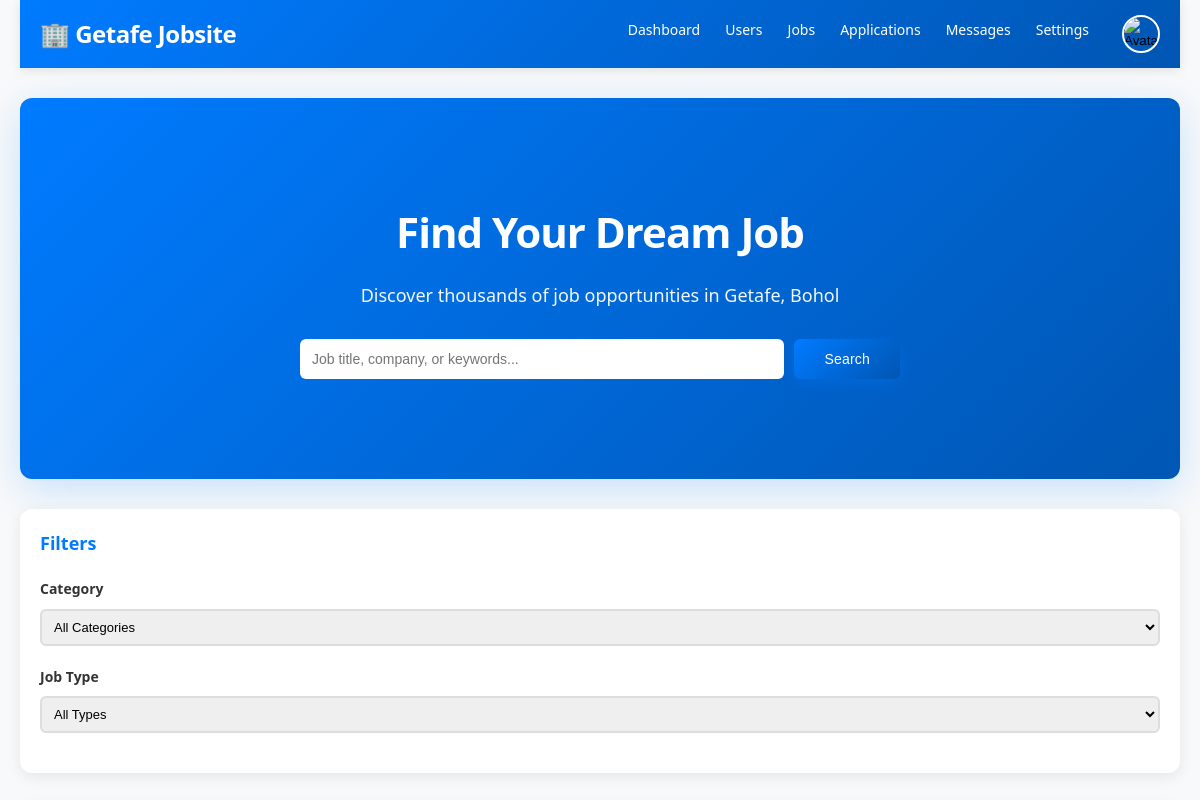
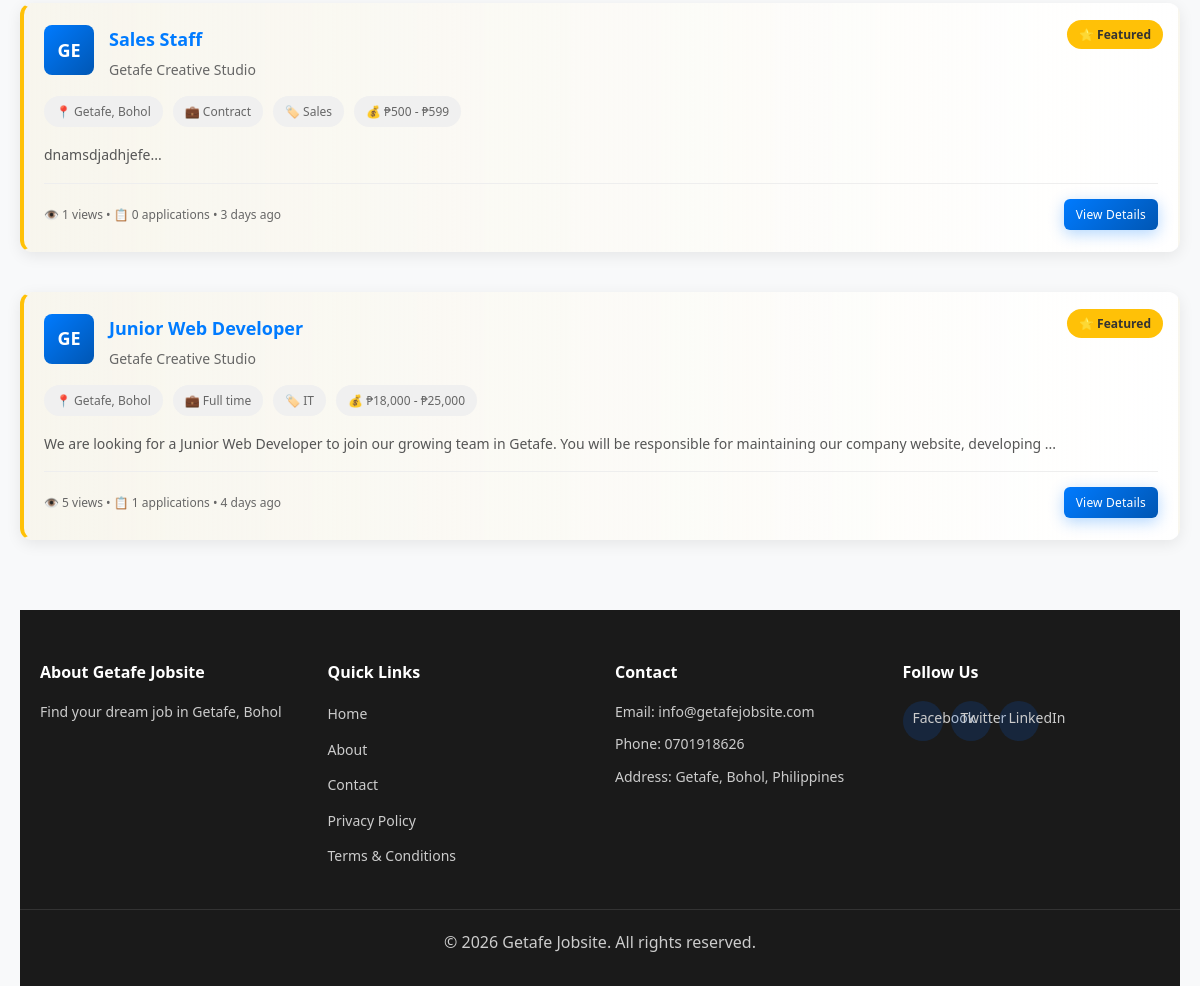
The app's page /public/home.php (signed in), older data (2 pictures, top to bottom).
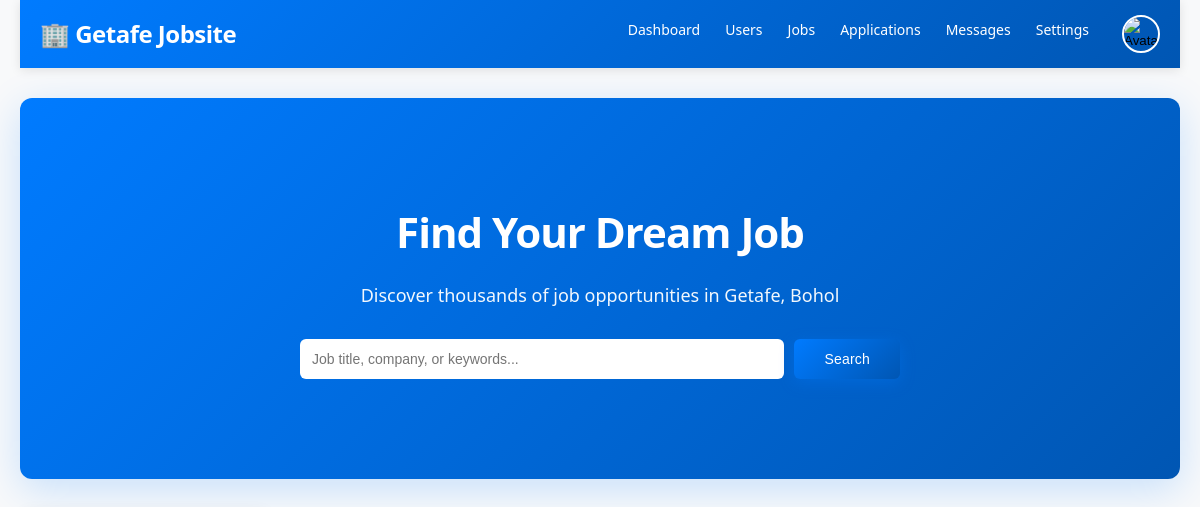
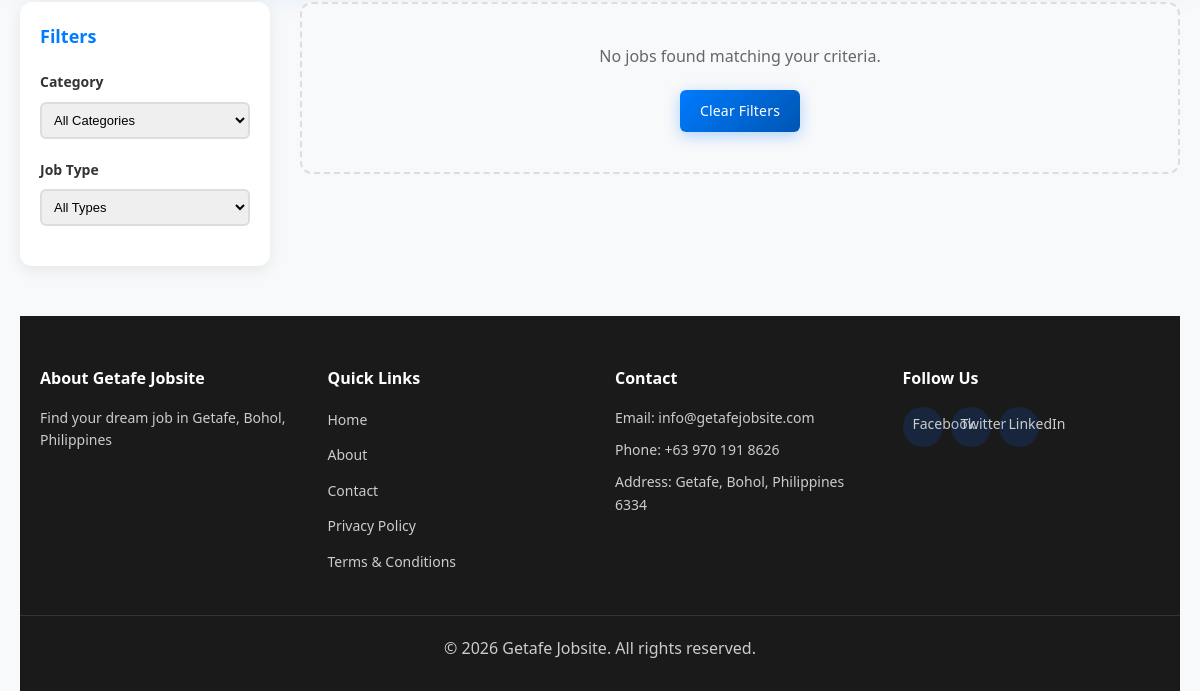
The same page, newer data (2 pictures, top to bottom).
### tables this page shows
CREATE TABLE `settings` (
  `id` int(11) NOT NULL AUTO_INCREMENT,
  `setting_key` varchar(100) DEFAULT NULL,
  `setting_value` longtext DEFAULT NULL,
  `created_at` timestamp NOT NULL DEFAULT current_timestamp(),
  `updated_at` timestamp NOT NULL DEFAULT current_timestamp() ON UPDATE current_timestamp(),
  PRIMARY KEY (`id`),
  UNIQUE KEY `setting_key` (`setting_key`)
);

CREATE TABLE `jobs` (
  `id` int(11) NOT NULL AUTO_INCREMENT,
  `title` varchar(255) NOT NULL,
  `description` longtext NOT NULL,
  `category` varchar(100) NOT NULL,
  `company` varchar(255) NOT NULL,
  `location` varchar(255) DEFAULT 'Getafe, Bohol',
  `salary_min` int(11) DEFAULT NULL,
  `salary_max` int(11) DEFAULT NULL,
  `job_type` enum('full-time','part-time','contract','temporary','internship') NOT NULL,
  `experience_level` enum('entry','mid','senior','executive') DEFAULT 'mid',
  `requirements` longtext DEFAULT NULL,
  `benefits` longtext DEFAULT NULL,
  `posted_by` int(11) NOT NULL,
  `applications_count` int(11) DEFAULT 0,
  `views_count` int(11) DEFAULT 0,
  `is_active` tinyint(1) DEFAULT 1,
  `is_featured` tinyint(1) DEFAULT 0,
  `featured_until` datetime DEFAULT NULL,
  `created_at` timestamp NOT NULL DEFAULT current_timestamp(),
  `updated_at` timestamp NOT NULL DEFAULT current_timestamp() ON UPDATE current_timestamp(),
  `featured_paid` tinyint(1) DEFAULT 0,
  PRIMARY KEY (`id`),
  KEY `idx_category` (`category`),
  KEY `idx_job_type` (`job_type`),
  KEY `idx_is_active` (`is_active`),
  KEY `idx_created_at` (`created_at`),
  KEY `jobs_ibfk_1` (`posted_by`),
  KEY `idx_job_featured` (`is_featured`,`featured_until`),
  CONSTRAINT `jobs_ibfk_1` FOREIGN KEY (`posted_by`) REFERENCES `users` (`id`) ON DELETE CASCADE
);

CREATE TABLE `users` (
  `id` int(11) NOT NULL AUTO_INCREMENT,
  `first_name` varchar(100) NOT NULL,
  `last_name` varchar(100) NOT NULL,
  `email` varchar(100) NOT NULL,
  `password` varchar(255) NOT NULL,
  `user_type` enum('jobseeker','employer','admin') NOT NULL DEFAULT 'jobseeker',
  `phone` varchar(20) DEFAULT NULL,
  `location` varchar(255) DEFAULT 'Getafe, Bohol',
  `avatar` varchar(255) DEFAULT NULL,
  `bio` text DEFAULT NULL,
  `skills` varchar(500) DEFAULT NULL,
  `company` varchar(255) DEFAULT NULL,
  `company_info` text DEFAULT NULL,
  `company_website` varchar(255) DEFAULT NULL,
  `company_logo` varchar(255) DEFAULT NULL,
  `verified` tinyint(1) DEFAULT 0,
  `status` enum('active','inactive','banned') DEFAULT 'active',
  `created_at` timestamp NOT NULL DEFAULT current_timestamp(),
  `updated_at` timestamp NOT NULL DEFAULT current_timestamp() ON UPDATE current_timestamp(),
  PRIMARY KEY (`id`),
  UNIQUE KEY `email` (`email`),
  KEY `idx_email` (`email`),
  KEY `idx_user_type` (`user_type`)
);

### config/config.php (called while the page is built, shortened)
<?php
require_once __DIR__ . '/database.php';
function sanitize($data) {
    global $conn;
    return $conn->real_escape_string(htmlspecialchars(trim($data)));
}
function getUserId() {
    return $_SESSION['user_id'] ?? null;
}
function timeAgo($datetime) {
    $now = new DateTime();
    $ago = new DateTime($datetime);
    $diff = $now->diff($ago);
    if ($diff->d > 30) {
        return $ago->format('M d, Y');
    } else if ($diff->d > 0) {
        return $diff->d . ' day' . ($diff->d > 1 ? 's' : '') . ' ago';
    } else if ($diff->h > 0) {
        return $diff->h . ' hour' . ($diff->h > 1 ? 's' : '') . ' ago';
    } else if ($diff->i > 0) {
        return $diff->i . ' minute' . ($diff->i > 1 ? 's' : '') . ' ago';
    } else {
        return 'Just now';
    }
}
function formatSalary($min, $max) {
    if ($min && $max) {
        return '₱' . number_format($min) . ' - ₱' . number_format($max);
    }
    return 'Not specified';
}
function getSetting($key, $default = '') {
    global $conn;
    $key = sanitize($key);
    $result = $conn->query("SELECT setting_value FROM settings WHERE setting_key = '$key'");
    if ($result && $result->num_rows > 0) {
        $row = $result->fetch_assoc();
        return $row['setting_value'];
    }
    return $default;
}
?>

### public/home.php (the view, shortened to what the rows shown need)
<?php
require_once '../config/config.php';
$page = (int)($_GET['page'] ?? 1);
$limit = 10;
$offset = ($page - 1) * $limit;
$sql = "SELECT j.*, u.first_name, u.last_name, u.company, u.company_logo,
               (SELECT COUNT(*) FROM saved_jobs WHERE job_id = j.id AND user_id = " . getUserId() . ") as is_saved
        FROM jobs j
        JOIN users u ON j.posted_by = u.id
        WHERE j.is_active = 1 AND u.status = 'active'";
$sql .= " ORDER BY j.is_featured DESC, j.created_at DESC LIMIT $limit OFFSET $offset";
$jobs = $conn->query($sql);
require_once '../includes/header.php';
?>
<div class="container">
    <?php require_once '../includes/navbar.php'; ?>
    <section class="hero-section">
        <div class="hero-content">
            <h1>Find Your Dream Job</h1>
        </div>
    </section>
    <section class="jobs-section">
        <div class="jobs-list">
            <?php if ($jobs->num_rows === 0): ?>
                <div class="no-results">
                    <p>No jobs found matching your criteria.</p>
                    <a href="home.php" class="btn btn-primary">Clear Filters</a>
                </div>
            <?php else: ?>
                <?php while ($job = $jobs->fetch_assoc()): ?>
                    <div class="job-card <?php echo $job['is_featured'] ? 'featured' : ''; ?>">
                        <?php if ($job['is_featured']): ?>
                            <span class="featured-badge">⭐ Featured</span>
                        <?php endif; ?>
                        <div class="job-header">
                            <?php if ($job['company_logo']): ?>
                                <img src="<?php echo BASE_URL . $job['company_logo']; ?>" alt="<?php echo $job['company']; ?>" class="company-logo">
                            <?php else: ?>
                                <div class="company-logo-placeholder">
                                    <?php echo strtoupper(substr($job['company'], 0, 2)); ?>
                                </div>
                            <?php endif; ?>
                            <div class="job-header-content">
                                <h3><a href="job-detail.php?id=<?php echo $job['id']; ?>"><?php echo $job['title']; ?></a></h3>
                                <p class="company"><?php echo $job['company']; ?></p>
                            </div>
                        </div>
                        <div class="job-tags">
                            <span class="tag">📍 <?php echo $job['location']; ?></span>
                            <span class="tag">💼 <?php echo ucfirst(str_replace('-', ' ', $job['job_type'])); ?></span>
                            <span class="tag">🏷️ <?php echo $job['category']; ?></span>
                            <?php if ($job['salary_min'] && $job['salary_max']): ?>
                                <span class="tag">💰 <?php echo formatSalary($job['salary_min'], $job['salary_max']); ?></span>
                            <?php endif; ?>
                        </div>
                        <p class="job-description"><?php echo substr(strip_tags($job['description']), 0, 150) . '...'; ?></p>
                        <div class="job-footer">
                            <small>👁️ <?php echo $job['views_count']; ?> views • 📋 <?php echo $job['applications_count']; ?> applications • <?php echo timeAgo($job['created_at']); ?></small>
                            <a href="job-detail.php?id=<?php echo $job['id']; ?>" class="btn btn-sm btn-primary">View Details</a>
                        </div>
                    </div>
                <?php endwhile; ?>
            <?php endif; ?>
        </div>
    </section>
    <?php require_once '../includes/footer.php'; ?>
</div>
<?php require_once '../includes/footer.php'; ?>
</body>
</html>

### includes/navbar.php (shortened to what the rows shown need)
<nav class="navbar">
    <div class="nav-container">
        <div class="nav-logo">
            <a href="<?php echo BASE_URL; ?>">
                🏢 <?php echo getSetting('site_name', 'Getafe Jobsite'); ?>
            </a>
        </div>
    </div>
</nav>

### includes/footer.php (shortened to what the rows shown need)
<?php
$site_email = getSetting('site_email', 'info@getafejobsite.com');
$contact_phone = getSetting('contact_phone', '0701918626');
$address = getSetting('address', 'Getafe, Bohol, Philippines');
?>
<footer class="footer">
    <div class="footer-container">
        <div class="footer-section">
            <h4>About <?php echo getSetting('site_name', 'Getafe Jobsite'); ?></h4>
            <p><?php echo getSetting('site_description', 'Find your dream job in Getafe, Bohol'); ?></p>
        </div>
        <div class="footer-section">
            <h4>Contact</h4>
            <p>Email: <?php echo htmlspecialchars($site_email); ?></p>
            <p>Phone: <?php echo htmlspecialchars($contact_phone); ?></p>
            <p>Address: <?php echo htmlspecialchars($address); ?></p>
        </div>
    </div>
    <div class="footer-bottom">
        <p>&copy; 2026 <?php echo getSetting('site_name', 'Getafe Jobsite'); ?>. All rights reserved.</p>
    </div>
</footer>

Row changes from the older to the newer data that the page shows:
removed jobs: is_featured "⭐ Featured", posted_by.company "GE", title "Sales Staff", posted_by.company "Getafe Creative Studio", location "Getafe, Bohol", job_type "Contract", category "Sales", formatSalary($job['salary_min'], $job['salary_max']) "₱500 - ₱599", description "dnamsdjadhjefe", views_count "1", applications_count "0", created_at "3 days ago"
removed jobs: is_featured "⭐ Featured", posted_by.company "GE", title "Junior Web Developer", posted_by.company "Getafe Creative Studio", location "Getafe, Bohol", job_type "Full time", category "IT", formatSalary($job['salary_min'], $job['salary_max']) "₱18,000 - ₱25,000", description "We are looking for a Junior Web Developer to join our growing team in Getafe. You will be responsible for maintaining our company website, developing", views_count "5", applications_count "1", created_at "4 days ago"
changed settings: setting_value "Find your dream job in Getafe, Bohol" → "Find your dream job in Getafe, Bohol, Philippines"
changed settings (number 4 of 5 on the later page): setting_value "0701918626" → "+63 970 191 8626"
changed settings: setting_value "Getafe, Bohol, Philippines" → "Getafe, Bohol, Philippines 6334"
Text that changed along with them:
text now shown: "No jobs found matching your criteria. Clear Filters"
